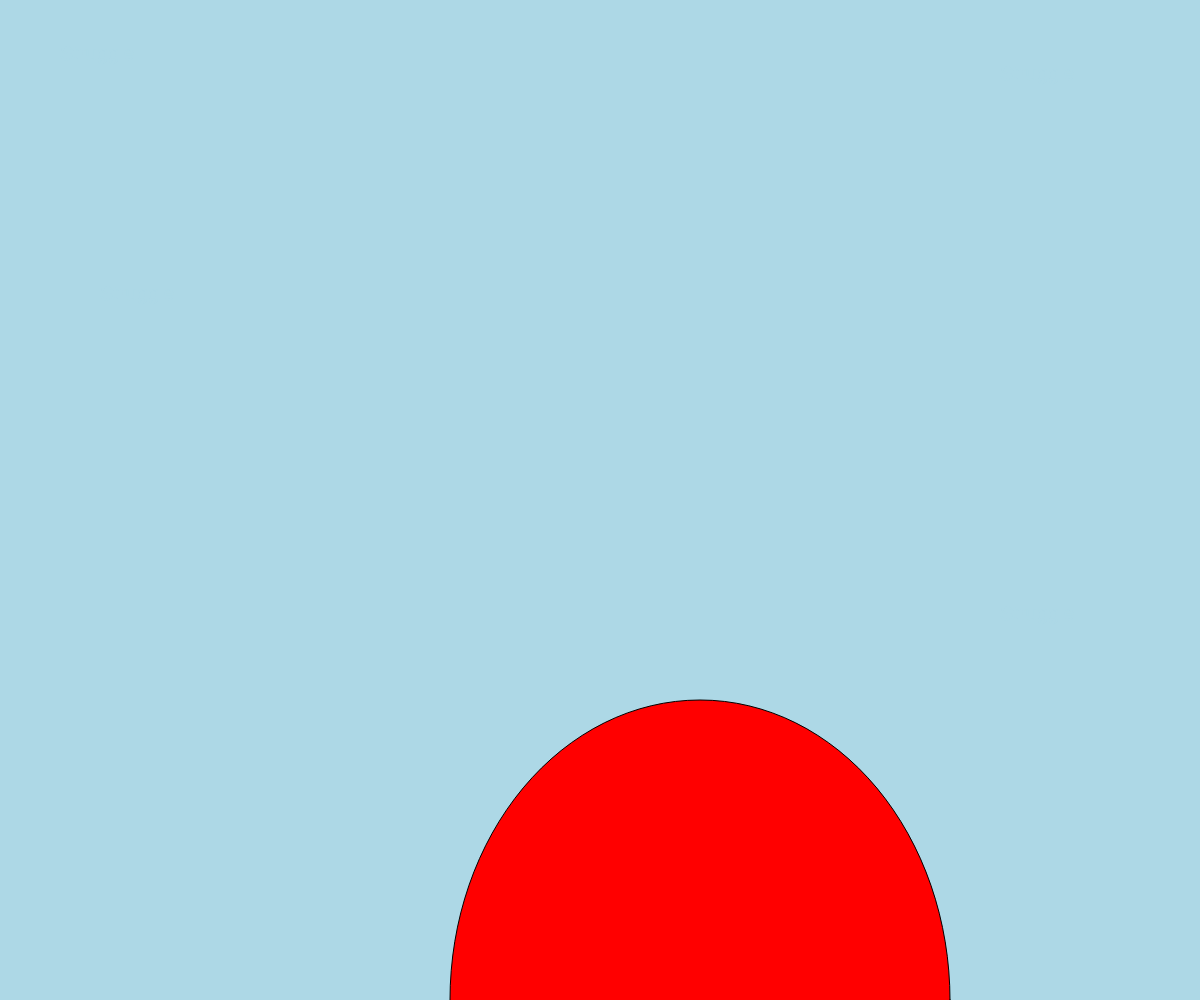
Frame 1 (no input)
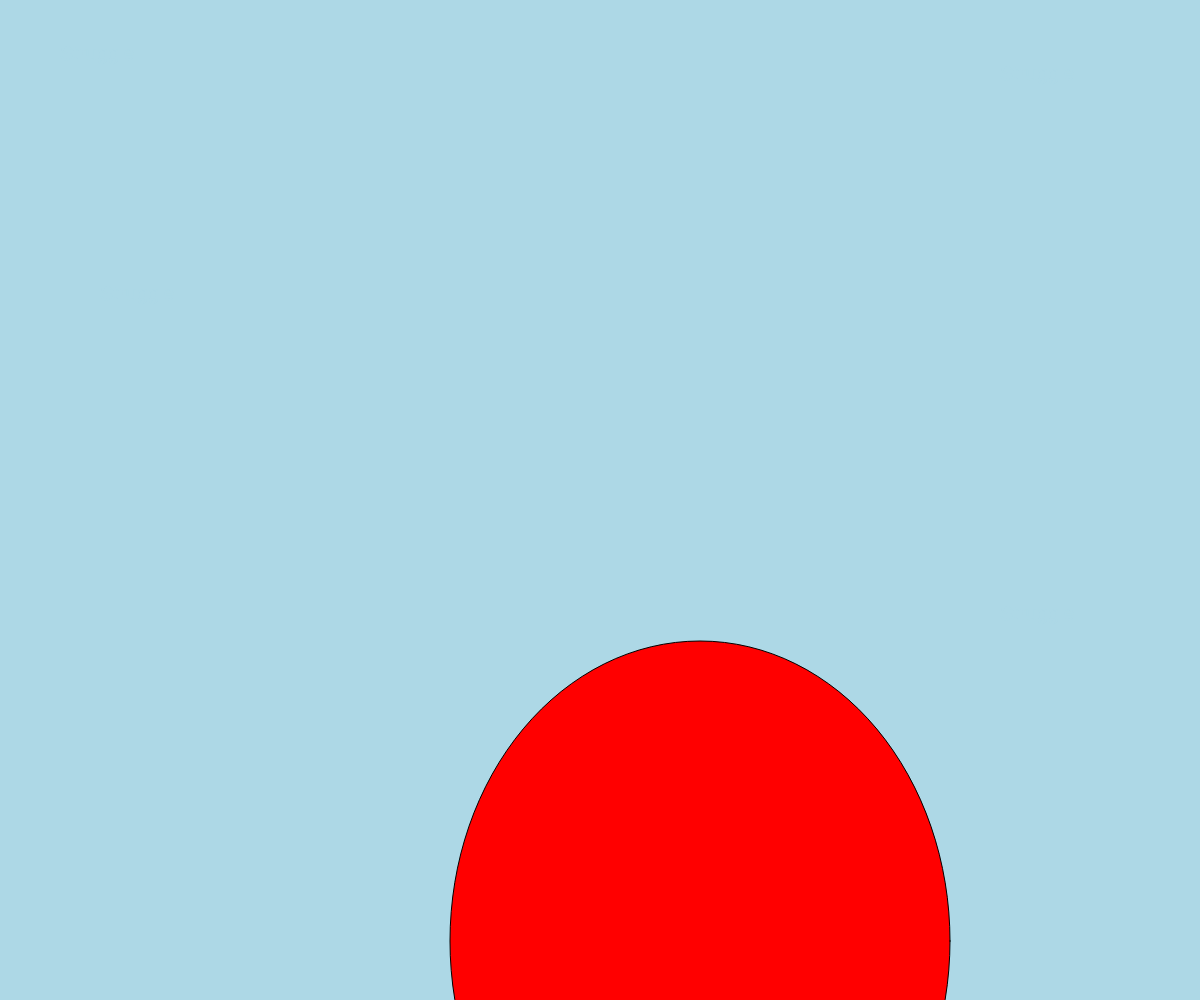
Frame 60 (no input)
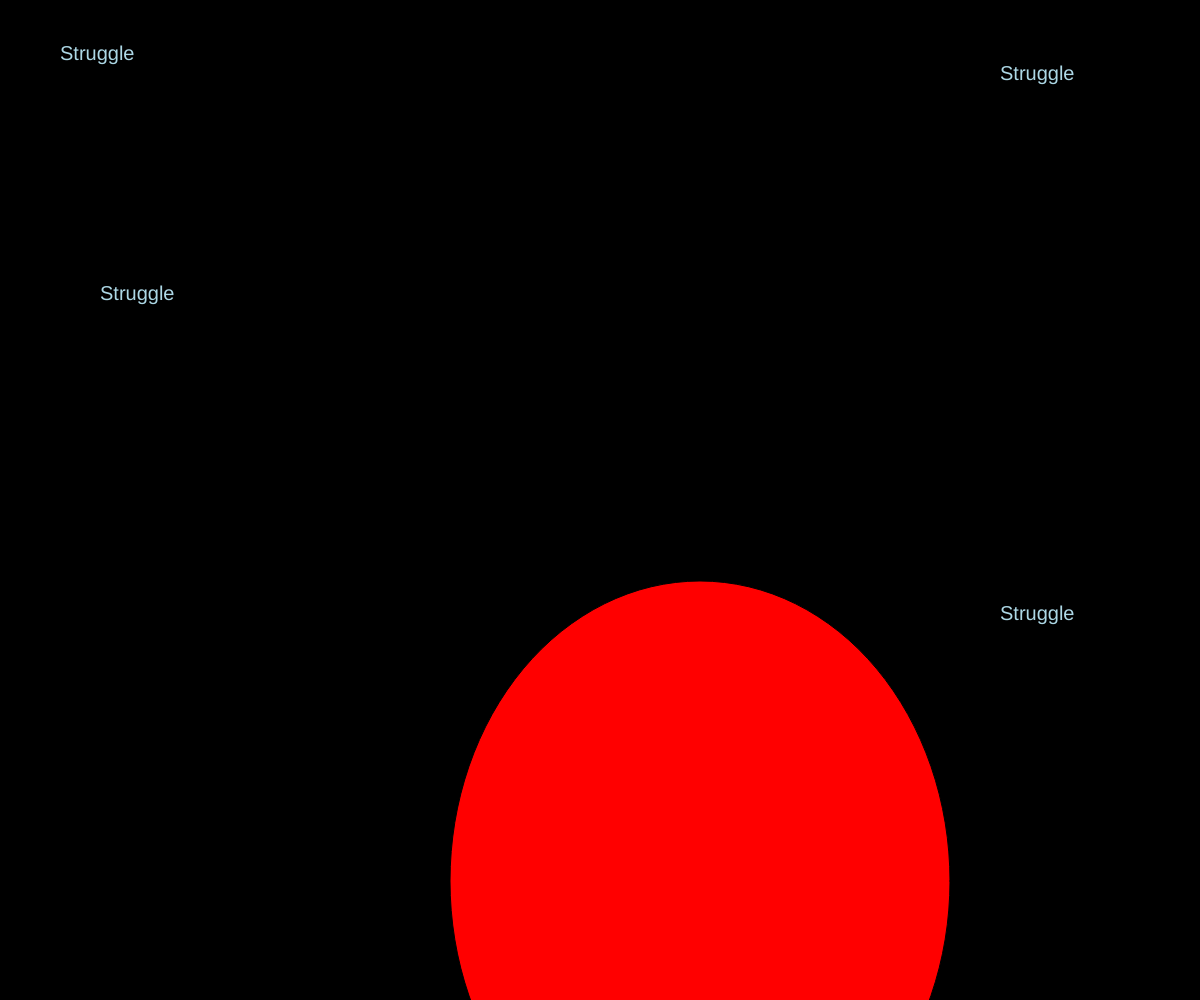
Frame 120 (the mouse pressed at the canvas centre since frame 60)

The p5.js sketch that drew these frames (run headless with seeded random() and noise() and a simulated clock; from frame 60 on, the mouse is pressed at the canvas centre):

// p5.js sketch
// ── sketch.js
var balloon = 1000
var balloon2 = 1300
var string = 1300
//var foot = 2100
//var haunch = 2280
//var belly = 2400
//var backHaunch = 2290
//var backFoot = 2300
//var head = 2650
//var ear1 = 2700
//var ear2 = 2730
var head = 2280
var body = 2500
var arm = 2100
var hand = 2100
var leg = 2650
var leg2 = 2625
var eye1 = 2280
var eye2 = 2280
var mouth = 2350

function setup(){

    createCanvas( windowWidth, windowHeight);
    frameRate(1000);
}

function draw(){

     background( 'lightblue');

     if (mouseIsPressed) {
       background('black');
     } else {
       background('lightblue');
     }

     fill('red');
     ellipse( 700, balloon, 500, 600 );
     balloon = balloon - 1

     fill('red');
     rect( 675, balloon2, 40, 40 );
     balloon2 = balloon2 - 1

     fill('black');
     rect( 690, string, 5, 800 );
     string = string - 1

    //spooky sketch turned morbid on accident

     //fill('grey');
     //ellipse( 650, backHaunch, 300, 300);
     //backHaunch = backHaunch - 1

     //fill('grey');
     //ellipse( 470, backFoot, 80, 250 );
     //backFoot = backFoot - 1

     //fill('grey');
     //ellipse( 620, foot, 300, 100 );
     //foot = foot - 1

     //fill('grey');
     //ellipse( 660, ear1, 50, 500 );
     //ear1 = ear1 - 1

     //fill('grey');
     //ellipse( 700, ear2, 50, 500 );
     //ear2 = ear2 - 1

     //fill('grey');
     //ellipse( 680, head, 200, 230 );
     //head = head - 1

     //fill('grey');
     //ellipse( 670, belly, 300, 400 );
     //belly = belly - 1

     //fill('grey');
     //ellipse( 690, haunch, 300, 300 );
     //haunch = haunch - 1

     textSize(20);
     fill('lightblue');
     text('Struggle', 60, 60);

     textSize(20);
     fill('lightblue');
     text('Struggle', 1000, 620);

     textSize(20);
     fill('lightblue');
     text('Struggle', 100, 300);

     textSize(20);
     fill('lightblue');
     text('Struggle', 1000, 80);


     fill('black');
     rect( 600, leg2, 2, 300 );
     leg2 = leg2 - 1

     fill('white');
     ellipse( 620, body, 300, 400);
     body = body - 1

     fill('white');
     ellipse( 620, head, 300, 300 );
     head = head - 1

     fill('black');
     rect( 690, arm, 2, 400 );
     arm = arm - 1

     fill('white');
     ellipse( 670, hand, 50, 50 );
     hand = hand - 1

     fill('black');
     rect( 670, leg, 2, 300 );
     leg = leg - 1

     fill('black');
     ellipse( 500, eye1, 5, 5 );
     eye1 = eye1 - 1

     fill('black');
     ellipse( 640, eye2, 5, 5 );
     eye2 = eye2 - 1

     fill('black');
     rect( 550, mouth, 70, 3 );
     mouth = mouth - 1

}
